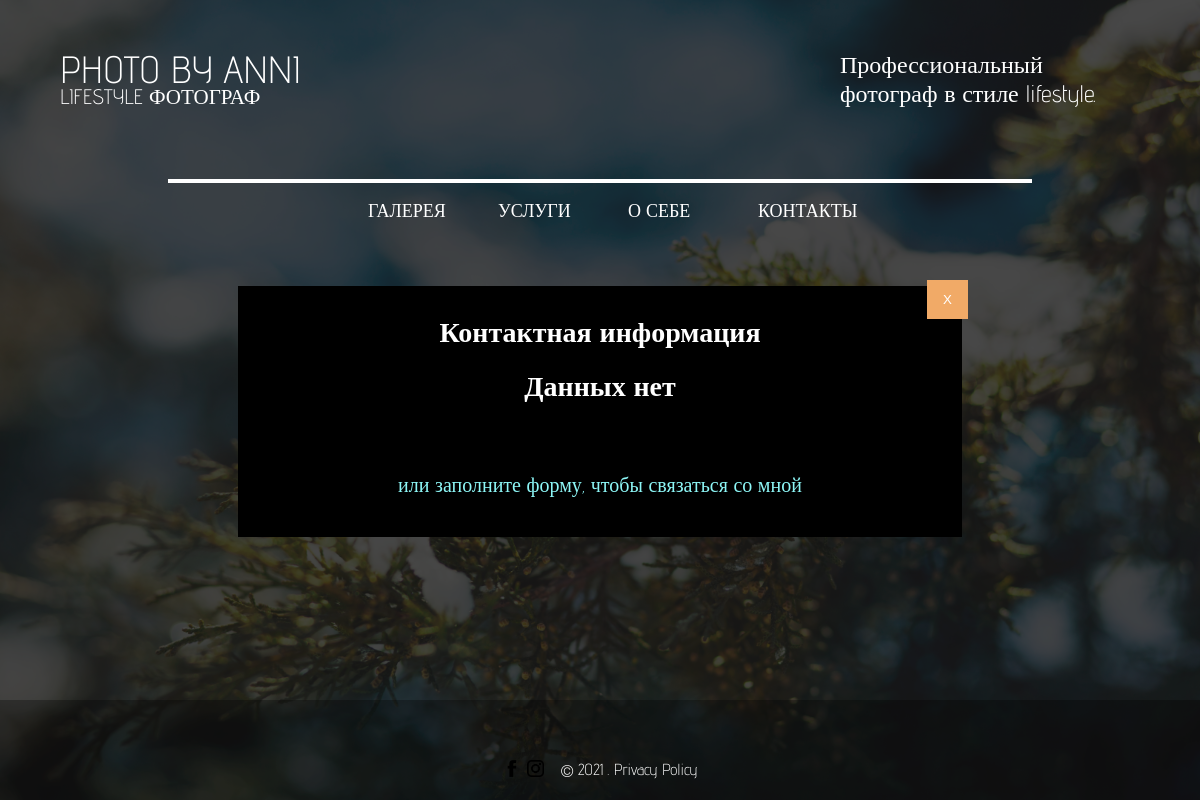
Before: /about/contacts/ with the older database file.
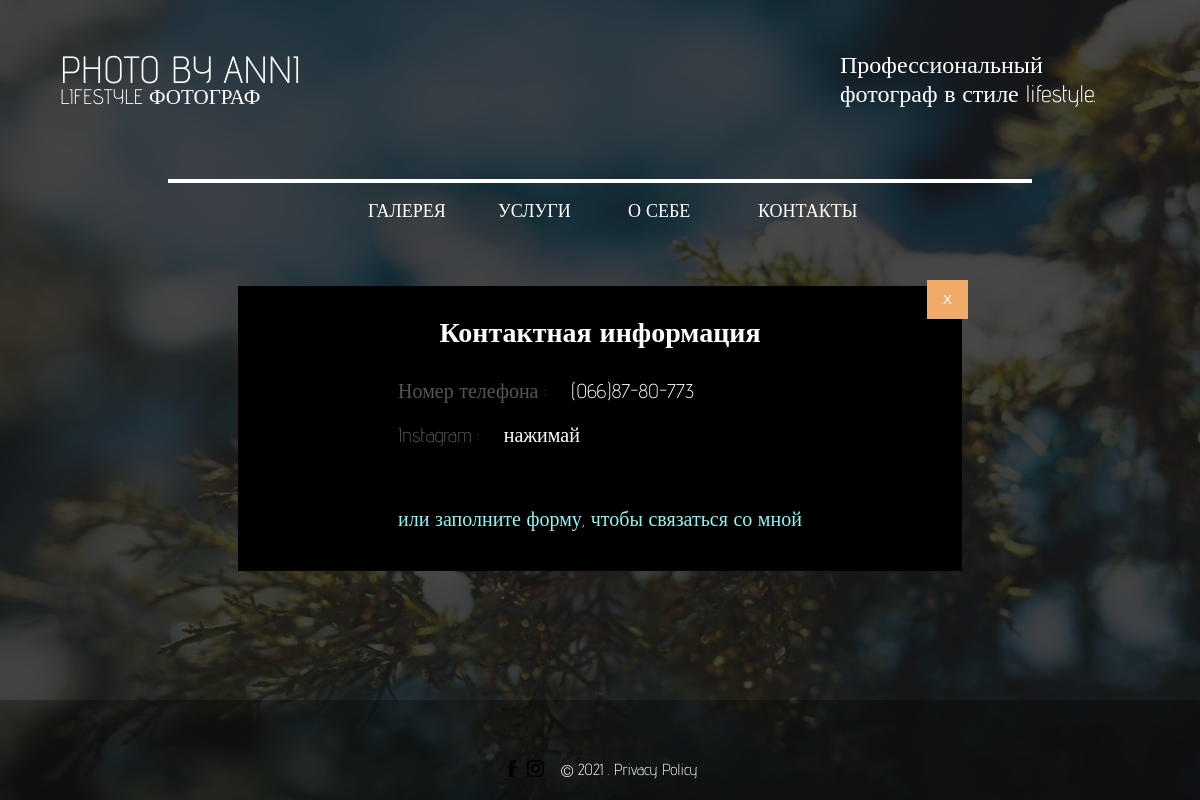
After: the same page with the newer database file.
### about/models.py (models this page shows, shortened)
class MyContacts(models.Model):
    title = models.CharField(verbose_name="Ресурс", max_length=50)
    value = models.CharField(verbose_name="Связь, ссылка", max_length=50)
    class Meta:
        verbose_name = "Мой контакт"
        verbose_name_plural = "Мои контакты"

### about/views.py (the view)
# urls.py: path("contacts/", views.ContactsView.as_view(), name="contacts_page"),
class ContactsView(View):
    def get(self, request, *args, **kwargs):
        contacts = MyContacts.objects.all()
        return render(request, "about/contacts.html", {"contacts": contacts})

### templates/about/contacts.html (shortened to what this page needs)
{% extends "about/about_base.html" %}
{% load static %}
{% block styles %}
<link rel="stylesheet" href="{% static 'about/css/contacts.css' %}">
{% endblock styles %}
{% block content_about %}
<div class="services__wrapper">
    <h2 class="services__title">Контактная информация</h2>
    {% if contacts %}
        {% for contact in contacts %}
            <div>
                <p class="services__description">{{ contact.title }} :</p>
            {% if "http" in contact.value %}
                    <a href="{{ contact.value }}" class="services__description-link">нажимай</a>
            {% else %}
                    <p class="services__description-link">{{ contact.value }}</p>
            {% endif %}
            </div>
        {% endfor %}
    {% else %}
        <h1 class="services__title">Данных нет</h1>
    {% endif %}
    <a href="{% url 'about:contact_with_me_page' %}" class="services__description-link-to-form">
        <p>или заполните форму, чтобы связаться со мной</p>
    </a>
</div>
{% endblock content_about %}

Changed rows visible on the page:
added MyContacts: title "Номер телефона", value "(066)87-80-773"
added MyContacts: title "Instagram"
Other visible differences:
text no longer shown: "Данных нет"
